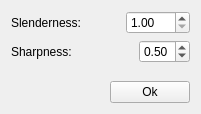
<?xml version="1.0" encoding="UTF-8"?>
<ui version="4.0">
 <class>AddParamOval</class>
 <widget class="QWidget" name="AddParamOval">
  <property name="geometry">
   <rect>
    <x>0</x>
    <y>0</y>
    <width>201</width>
    <height>114</height>
   </rect>
  </property>
  <property name="windowTitle">
   <string>Oval fibers</string>
  </property>
  <layout class="QGridLayout" name="gridLayout">
   <item row="0" column="0">
    <layout class="QHBoxLayout" name="horizontalLayout_2">
     <item>
      <widget class="QLabel" name="label">
       <property name="text">
        <string>Slenderness:</string>
       </property>
      </widget>
     </item>
     <item>
      <spacer name="horizontalSpacer_2">
       <property name="orientation">
        <enum>Qt::Horizontal</enum>
       </property>
       <property name="sizeHint" stdset="0">
        <size>
         <width>40</width>
         <height>20</height>
        </size>
       </property>
      </spacer>
     </item>
     <item>
      <widget class="QDoubleSpinBox" name="spinBox_slenderness">
       <property name="minimum">
        <double>1.000000000000000</double>
       </property>
       <property name="maximum">
        <double>100.000000000000000</double>
       </property>
      </widget>
     </item>
    </layout>
   </item>
   <item row="1" column="0">
    <layout class="QHBoxLayout" name="horizontalLayout_3">
     <item>
      <widget class="QLabel" name="label_2">
       <property name="text">
        <string>Sharpness:</string>
       </property>
      </widget>
     </item>
     <item>
      <spacer name="horizontalSpacer_3">
       <property name="orientation">
        <enum>Qt::Horizontal</enum>
       </property>
       <property name="sizeHint" stdset="0">
        <size>
         <width>40</width>
         <height>20</height>
        </size>
       </property>
      </spacer>
     </item>
     <item>
      <widget class="QDoubleSpinBox" name="spinBox_sharpness">
       <property name="minimum">
        <double>0.000000000000000</double>
       </property>
       <property name="maximum">
        <double>1.000000000000000</double>
       </property>
       <property name="singleStep">
        <double>0.100000000000000</double>
       </property>
       <property name="value">
        <double>0.500000000000000</double>
       </property>
      </widget>
     </item>
    </layout>
   </item>
   <item row="2" column="0">
    <spacer name="verticalSpacer">
     <property name="orientation">
      <enum>Qt::Vertical</enum>
     </property>
     <property name="sizeHint" stdset="0">
      <size>
       <width>20</width>
       <height>8</height>
      </size>
     </property>
    </spacer>
   </item>
   <item row="3" column="0">
    <layout class="QHBoxLayout" name="horizontalLayout">
     <item>
      <spacer name="horizontalSpacer">
       <property name="orientation">
        <enum>Qt::Horizontal</enum>
       </property>
       <property name="sizeHint" stdset="0">
        <size>
         <width>40</width>
         <height>20</height>
        </size>
       </property>
      </spacer>
     </item>
     <item>
      <widget class="QPushButton" name="pushButton_ok">
       <property name="text">
        <string>Ok</string>
       </property>
      </widget>
     </item>
    </layout>
   </item>
  </layout>
 </widget>
 <resources/>
 <connections/>
</ui>
